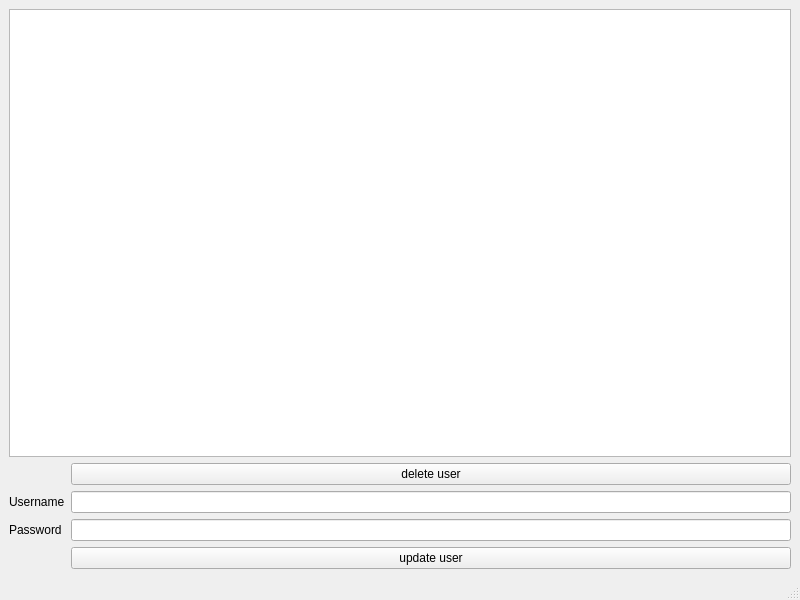
<?xml version="1.0" encoding="UTF-8"?>
<ui version="4.0">
 <class>MainWindow</class>
 <widget class="QMainWindow" name="MainWindow">
  <property name="geometry">
   <rect>
    <x>0</x>
    <y>0</y>
    <width>800</width>
    <height>600</height>
   </rect>
  </property>
  <property name="windowTitle">
   <string>MainWindow</string>
  </property>
  <widget class="QWidget" name="centralwidget">
   <layout class="QGridLayout" name="gridLayout">
    <item row="0" column="0" colspan="2">
     <widget class="QListWidget" name="listWidget"/>
    </item>
    <item row="1" column="1">
     <widget class="QPushButton" name="le_delete">
      <property name="text">
       <string>delete user</string>
      </property>
     </widget>
    </item>
    <item row="2" column="1">
     <widget class="QLineEdit" name="lineEdit"/>
    </item>
    <item row="3" column="0">
     <widget class="QLabel" name="label_2">
      <property name="text">
       <string>Password</string>
      </property>
     </widget>
    </item>
    <item row="3" column="1">
     <widget class="QLineEdit" name="lineEdit_2"/>
    </item>
    <item row="4" column="1">
     <widget class="QPushButton" name="le_update">
      <property name="text">
       <string>update user</string>
      </property>
     </widget>
    </item>
    <item row="2" column="0">
     <widget class="QLabel" name="label">
      <property name="text">
       <string>Username</string>
      </property>
     </widget>
    </item>
   </layout>
  </widget>
  <widget class="QMenuBar" name="menubar">
   <property name="geometry">
    <rect>
     <x>0</x>
     <y>0</y>
     <width>800</width>
     <height>22</height>
    </rect>
   </property>
  </widget>
  <widget class="QStatusBar" name="statusbar"/>
 </widget>
 <resources/>
 <connections/>
</ui>
